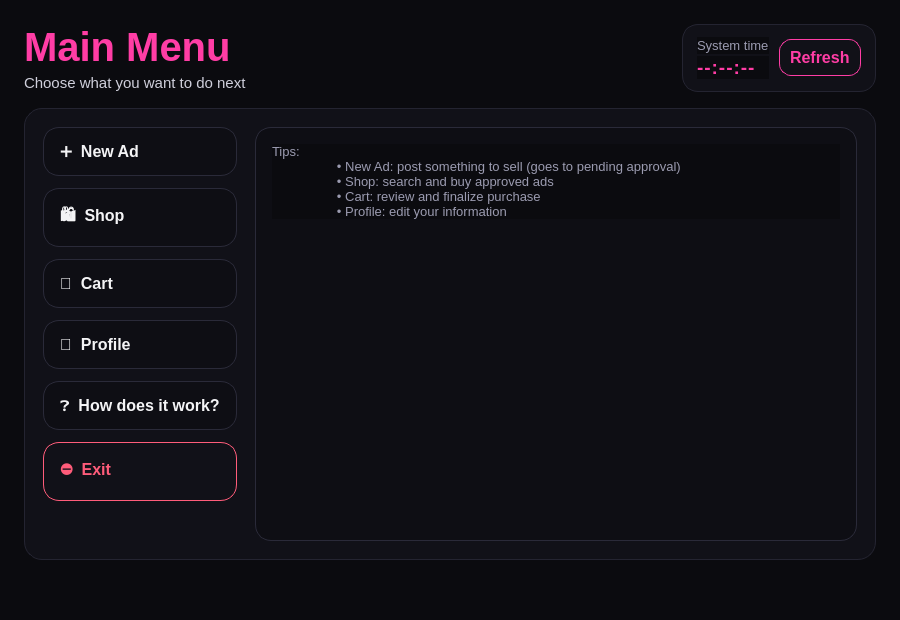
<?xml version="1.0" encoding="UTF-8"?>
<ui version="4.0">
 <class>client_main_window</class>
 <widget class="QMainWindow" name="client_main_window">
  <property name="geometry">
   <rect>
    <x>0</x>
    <y>0</y>
    <width>900</width>
    <height>620</height>
   </rect>
  </property>
  <property name="windowTitle">
   <string>PinkMart</string>
  </property>
  <property name="minimumSize">
   <size>
    <width>760</width>
    <height>520</height>
   </size>
  </property>
  <property name="styleSheet">
   <string notr="true">
    /* ===== Global theme: Pink + Black ===== */
    QMainWindow, QWidget {
    background: #0B0B0F;
    color: #F4F4F6;
    font-family: "Segoe UI";
    font-size: 12pt;
    }

    QLabel#lblTitle {
    color: #FF3DA5;
    font-size: 30pt;
    font-weight: 900;
    }

    QLabel#lblSubtitle {
    color: #CFCFDB;
    font-size: 11pt;
    }

    QFrame#card {
    background: #111118;
    border: 1px solid #242431;
    border-radius: 18px;
    }

    QLabel#lblTimeCaption {
    color: #9B9BB0;
    font-size: 10pt;
    }

    QLabel#lblTime {
    color: #FF3DA5;
    font-weight: 900;
    font-size: 14pt;
    letter-spacing: 1px;
    }

    QPushButton#btnRefreshTime {
    background: transparent;
    color: #FF3DA5;
    border: 1px solid #FF3DA5;
    border-radius: 12px;
    padding: 8px 10px;
    font-weight: 700;
    }
    QPushButton#btnRefreshTime:hover { background: rgba(255, 61, 165, 0.12); }
    QPushButton#btnRefreshTime:pressed { background: rgba(255, 61, 165, 0.22); }

    /* Menu buttons */
    QPushButton {
    background: #0E0E14;
    color: #F4F4F6;
    border: 1px solid #2A2A39;
    border-radius: 16px;
    padding: 14px 16px;
    font-weight: 800;
    text-align: left;
    }

    QPushButton:hover {
    border: 2px solid #FF3DA5;
    }

    QPushButton:pressed {
    background: rgba(255, 61, 165, 0.12);
    }

    /* Exit button more aggressive */
    QPushButton#btnExit {
    background: transparent;
    color: #FF5C7A;
    border: 1px solid #FF5C7A;
    font-weight: 900;
    }
    QPushButton#btnExit:hover { background: rgba(255, 92, 122, 0.12); }
    QPushButton#btnExit:pressed { background: rgba(255, 92, 122, 0.20); }

    QLabel#lblHint {
    color: #9B9BB0;
    font-size: 10pt;
    }

    /* Placeholder container style */
    QFrame#pageFrame {
    background: #111118;
    border: 1px solid #242431;
    border-radius: 18px;
    }
    QLabel#lblPlaceholderTitle{
    color:#FF3DA5;
    font-size:22pt;
    font-weight:900;
    }
    QLabel#lblPlaceholderText{
    color:#CFCFDB;
    font-size:11pt;
    }
   </string>
  </property>

  <widget class="QWidget" name="centralwidget">
   <layout class="QVBoxLayout" name="centralLayout">
    <property name="leftMargin">
     <number>0</number>
    </property>
    <property name="topMargin">
     <number>0</number>
    </property>
    <property name="rightMargin">
     <number>0</number>
    </property>
    <property name="bottomMargin">
     <number>0</number>
    </property>
    <property name="spacing">
     <number>0</number>
    </property>

    <item>
     <widget class="QStackedWidget" name="stackedMain">
      <property name="currentIndex">
       <number>0</number>
      </property>

      <!-- ==================== PAGE 0: MENU ==================== -->
      <widget class="QWidget" name="pageMenu">
       <layout class="QVBoxLayout" name="rootLayout">
        <property name="leftMargin">
         <number>24</number>
        </property>
        <property name="topMargin">
         <number>24</number>
        </property>
        <property name="rightMargin">
         <number>24</number>
        </property>
        <property name="bottomMargin">
         <number>24</number>
        </property>
        <property name="spacing">
         <number>16</number>
        </property>

        <!-- Header -->
        <item>
         <layout class="QHBoxLayout" name="headerRow">
          <property name="spacing">
           <number>12</number>
          </property>

          <item>
           <layout class="QVBoxLayout" name="titleCol">
            <property name="spacing">
             <number>4</number>
            </property>
            <item>
             <widget class="QLabel" name="lblTitle">
              <property name="text">
               <string>Main Menu</string>
              </property>
             </widget>
            </item>
            <item>
             <widget class="QLabel" name="lblSubtitle">
              <property name="text">
               <string>Choose what you want to do next</string>
              </property>
             </widget>
            </item>
           </layout>
          </item>

          <item>
           <spacer name="spacerHeader">
            <property name="orientation">
             <enum>Qt::Horizontal</enum>
            </property>
            <property name="sizeHint" stdset="0">
             <size>
              <width>40</width>
              <height>20</height>
             </size>
            </property>
           </spacer>
          </item>

          <!-- Time block -->
          <item>
           <widget class="QFrame" name="timeBox">
            <property name="sizePolicy">
             <sizepolicy hsizetype="Minimum" vsizetype="Minimum">
              <horstretch>0</horstretch>
              <verstretch>0</verstretch>
             </sizepolicy>
            </property>
            <property name="styleSheet">
             <string notr="true">
              QFrame#timeBox {
              background: #111118;
              border: 1px solid #242431;
              border-radius: 16px;
              }
             </string>
            </property>
            <layout class="QHBoxLayout" name="timeRow">
             <property name="leftMargin">
              <number>14</number>
             </property>
             <property name="topMargin">
              <number>12</number>
             </property>
             <property name="rightMargin">
              <number>14</number>
             </property>
             <property name="bottomMargin">
              <number>12</number>
             </property>
             <property name="spacing">
              <number>10</number>
             </property>

             <item>
              <layout class="QVBoxLayout" name="timeCol">
               <property name="spacing">
                <number>2</number>
               </property>
               <item>
                <widget class="QLabel" name="lblTimeCaption">
                 <property name="text">
                  <string>System time</string>
                 </property>
                </widget>
               </item>
               <item>
                <widget class="QLabel" name="lblTime">
                 <property name="text">
                  <string>--:--:--</string>
                 </property>
                </widget>
               </item>
              </layout>
             </item>

             <item>
              <widget class="QPushButton" name="btnRefreshTime">
               <property name="text">
                <string>Refresh</string>
               </property>
               <property name="cursor">
                <cursorShape>PointingHandCursor</cursorShape>
               </property>
              </widget>
             </item>
            </layout>
           </widget>
          </item>

         </layout>
        </item>

        <!-- Main content card -->
        <item>
         <widget class="QFrame" name="card">
          <layout class="QHBoxLayout" name="cardRow">
           <property name="leftMargin">
            <number>18</number>
           </property>
           <property name="topMargin">
            <number>18</number>
           </property>
           <property name="rightMargin">
            <number>18</number>
           </property>
           <property name="bottomMargin">
            <number>18</number>
           </property>
           <property name="spacing">
            <number>18</number>
           </property>

           <!-- Left: menu buttons -->
           <item>
            <layout class="QVBoxLayout" name="menuCol">
             <property name="spacing">
              <number>12</number>
             </property>

             <item>
              <widget class="QPushButton" name="btnNewAd">
               <property name="text">
                <string>➕  New Ad</string>
               </property>
               <property name="cursor">
                <cursorShape>PointingHandCursor</cursorShape>
               </property>
               <property name="minimumHeight">
                <number>54</number>
               </property>
              </widget>
             </item>

             <item>
              <widget class="QPushButton" name="btnShop">
               <property name="text">
                <string>🛍️  Shop</string>
               </property>
               <property name="cursor">
                <cursorShape>PointingHandCursor</cursorShape>
               </property>
               <property name="minimumHeight">
                <number>54</number>
               </property>
              </widget>
             </item>

             <item>
              <widget class="QPushButton" name="btnCart">
               <property name="text">
                <string>🧾  Cart</string>
               </property>
               <property name="cursor">
                <cursorShape>PointingHandCursor</cursorShape>
               </property>
               <property name="minimumHeight">
                <number>54</number>
               </property>
              </widget>
             </item>

             <item>
              <widget class="QPushButton" name="btnProfile">
               <property name="text">
                <string>👤  Profile</string>
               </property>
               <property name="cursor">
                <cursorShape>PointingHandCursor</cursorShape>
               </property>
               <property name="minimumHeight">
                <number>54</number>
               </property>
              </widget>
             </item>

             <item>
              <widget class="QPushButton" name="btnHowItWorks">
               <property name="text">
                <string>❓  How does it work?</string>
               </property>
               <property name="cursor">
                <cursorShape>PointingHandCursor</cursorShape>
               </property>
               <property name="minimumHeight">
                <number>54</number>
               </property>
              </widget>
             </item>

             <item>
              <widget class="QPushButton" name="btnExit">
               <property name="text">
                <string>⛔  Exit</string>
               </property>
               <property name="cursor">
                <cursorShape>PointingHandCursor</cursorShape>
               </property>
               <property name="minimumHeight">
                <number>54</number>
               </property>
              </widget>
             </item>

             <item>
              <spacer name="spacerMenuBottom">
               <property name="orientation">
                <enum>Qt::Vertical</enum>
               </property>
               <property name="sizeHint" stdset="0">
                <size>
                 <width>20</width>
                 <height>40</height>
                </size>
               </property>
              </spacer>
             </item>
            </layout>
           </item>

           <!-- Right panel -->
           <item>
            <widget class="QFrame" name="rightPanel">
             <property name="sizePolicy">
              <sizepolicy hsizetype="Expanding" vsizetype="Expanding">
               <horstretch>2</horstretch>
               <verstretch>0</verstretch>
              </sizepolicy>
             </property>
             <property name="styleSheet">
              <string notr="true">
               QFrame#rightPanel {
               background: #0E0E14;
               border: 1px solid #2A2A39;
               border-radius: 16px;
               }
              </string>
             </property>
             <layout class="QVBoxLayout" name="rightPanelLayout">
              <property name="leftMargin">
               <number>16</number>
              </property>
              <property name="topMargin">
               <number>16</number>
              </property>
              <property name="rightMargin">
               <number>16</number>
              </property>
              <property name="bottomMargin">
               <number>16</number>
              </property>
              <property name="spacing">
               <number>10</number>
              </property>

              <item>
               <widget class="QLabel" name="lblHint">
                <property name="text">
                 <string>Tips:
                  • New Ad: post something to sell (goes to pending approval)
                  • Shop: search and buy approved ads
                  • Cart: review and finalize purchase
                  • Profile: edit your information</string>
                </property>
                <property name="wordWrap">
                 <bool>true</bool>
                </property>
               </widget>
              </item>

              <item>
               <spacer name="spacerRightPanel">
                <property name="orientation">
                 <enum>Qt::Vertical</enum>
                </property>
                <property name="sizeHint" stdset="0">
                 <size>
                  <width>20</width>
                  <height>40</height>
                 </size>
                </property>
               </spacer>
              </item>
             </layout>
            </widget>
           </item>

          </layout>
         </widget>
        </item>

        <item>
         <spacer name="spacerBottom">
          <property name="orientation">
           <enum>Qt::Vertical</enum>
          </property>
          <property name="sizeHint" stdset="0">
           <size>
            <width>20</width>
            <height>10</height>
           </size>
          </property>
         </spacer>
        </item>

       </layout>
      </widget>

      <!-- ==================== PAGE 1: SHOP CONTAINER ==================== -->
      <widget class="QWidget" name="pageShop">
       <layout class="QVBoxLayout" name="pageShopLayout">
        <property name="leftMargin">
         <number>24</number>
        </property>
        <property name="topMargin">
         <number>24</number>
        </property>
        <property name="rightMargin">
         <number>24</number>
        </property>
        <property name="bottomMargin">
         <number>24</number>
        </property>
        <property name="spacing">
         <number>12</number>
        </property>
        <item>
         <widget class="QFrame" name="pageFrame">
          <layout class="QVBoxLayout" name="pageShopInner">
           <property name="leftMargin">
            <number>16</number>
           </property>
           <property name="topMargin">
            <number>16</number>
           </property>
           <property name="rightMargin">
            <number>16</number>
           </property>
           <property name="bottomMargin">
            <number>16</number>
           </property>
           <property name="spacing">
            <number>8</number>
           </property>
           <item>
            <widget class="QLabel" name="lblPlaceholderTitle">
             <property name="text">
              <string>Shop Page</string>
             </property>
            </widget>
           </item>
           <item>
            <widget class="QLabel" name="lblPlaceholderText">
             <property name="text">
              <string>This is a container. In code, add your shop_page widget into pageShopLayout.</string>
             </property>
             <property name="wordWrap">
              <bool>true</bool>
             </property>
            </widget>
           </item>
          </layout>
         </widget>
        </item>
       </layout>
      </widget>

      <!-- ==================== PAGE 2: CART CONTAINER ==================== -->
      <widget class="QWidget" name="pageCart">
       <layout class="QVBoxLayout" name="pageCartLayout">
        <property name="leftMargin">
         <number>24</number>
        </property>
        <property name="topMargin">
         <number>24</number>
        </property>
        <property name="rightMargin">
         <number>24</number>
        </property>
        <property name="bottomMargin">
         <number>24</number>
        </property>
        <property name="spacing">
         <number>12</number>
        </property>
        <item>
         <widget class="QFrame" name="pageFrame_2">
          <property name="styleSheet">
           <string notr="true">
            QFrame#pageFrame_2{
            background: #111118;
            border: 1px solid #242431;
            border-radius: 18px;
            }
           </string>
          </property>
          <layout class="QVBoxLayout" name="pageCartInner">
           <property name="leftMargin">
            <number>16</number>
           </property>
           <property name="topMargin">
            <number>16</number>
           </property>
           <property name="rightMargin">
            <number>16</number>
           </property>
           <property name="bottomMargin">
            <number>16</number>
           </property>
           <property name="spacing">
            <number>8</number>
           </property>
           <item>
            <widget class="QLabel" name="lblPlaceholderTitle_2">
             <property name="text">
              <string>Cart Page</string>
             </property>
             <property name="styleSheet">
              <string notr="true">QLabel{color:#FF3DA5;font-size:22pt;font-weight:900;}</string>
             </property>
            </widget>
           </item>
           <item>
            <widget class="QLabel" name="lblPlaceholderText_2">
             <property name="text">
              <string>This is a container. In code, add your cart_page widget into pageCartLayout.</string>
             </property>
             <property name="wordWrap">
              <bool>true</bool>
             </property>
             <property name="styleSheet">
              <string notr="true">QLabel{color:#CFCFDB;font-size:11pt;}</string>
             </property>
            </widget>
           </item>
          </layout>
         </widget>
        </item>
       </layout>
      </widget>

      <!-- ==================== PAGE 3: PROFILE CONTAINER ==================== -->
      <widget class="QWidget" name="pageProfile">
       <layout class="QVBoxLayout" name="pageProfileLayout">
        <property name="leftMargin">
         <number>24</number>
        </property>
        <property name="topMargin">
         <number>24</number>
        </property>
        <property name="rightMargin">
         <number>24</number>
        </property>
        <property name="bottomMargin">
         <number>24</number>
        </property>
        <property name="spacing">
         <number>12</number>
        </property>
        <item>
         <widget class="QFrame" name="pageFrame_3">
          <property name="styleSheet">
           <string notr="true">
            QFrame#pageFrame_3{
            background: #111118;
            border: 1px solid #242431;
            border-radius: 18px;
            }
           </string>
          </property>
          <layout class="QVBoxLayout" name="pageProfileInner">
           <property name="leftMargin">
            <number>16</number>
           </property>
           <property name="topMargin">
            <number>16</number>
           </property>
           <property name="rightMargin">
            <number>16</number>
           </property>
           <property name="bottomMargin">
            <number>16</number>
           </property>
           <property name="spacing">
            <number>8</number>
           </property>
           <item>
            <widget class="QLabel" name="lblPlaceholderTitle_3">
             <property name="text">
              <string>Profile Page</string>
             </property>
             <property name="styleSheet">
              <string notr="true">QLabel{color:#FF3DA5;font-size:22pt;font-weight:900;}</string>
             </property>
            </widget>
           </item>
           <item>
            <widget class="QLabel" name="lblPlaceholderText_3">
             <property name="text">
              <string>This is a container. In code, add your profile_page widget into pageProfileLayout.</string>
             </property>
             <property name="wordWrap">
              <bool>true</bool>
             </property>
             <property name="styleSheet">
              <string notr="true">QLabel{color:#CFCFDB;font-size:11pt;}</string>
             </property>
            </widget>
           </item>
          </layout>
         </widget>
        </item>
       </layout>
      </widget>

      <!-- ==================== PAGE 4: NEW AD CONTAINER ==================== -->
      <widget class="QWidget" name="pageNewAd">
       <layout class="QVBoxLayout" name="pageNewAdLayout">
        <property name="leftMargin">
         <number>24</number>
        </property>
        <property name="topMargin">
         <number>24</number>
        </property>
        <property name="rightMargin">
         <number>24</number>
        </property>
        <property name="bottomMargin">
         <number>24</number>
        </property>
        <property name="spacing">
         <number>12</number>
        </property>
        <item>
         <widget class="QFrame" name="pageFrame_4">
          <property name="styleSheet">
           <string notr="true">
            QFrame#pageFrame_4{
            background: #111118;
            border: 1px solid #242431;
            border-radius: 18px;
            }
           </string>
          </property>
          <layout class="QVBoxLayout" name="pageNewAdInner">
           <property name="leftMargin">
            <number>16</number>
           </property>
           <property name="topMargin">
            <number>16</number>
           </property>
           <property name="rightMargin">
            <number>16</number>
           </property>
           <property name="bottomMargin">
            <number>16</number>
           </property>
           <property name="spacing">
            <number>8</number>
           </property>
           <item>
            <widget class="QLabel" name="lblPlaceholderTitle_4">
             <property name="text">
              <string>New Ad Page</string>
             </property>
             <property name="styleSheet">
              <string notr="true">QLabel{color:#FF3DA5;font-size:22pt;font-weight:900;}</string>
             </property>
            </widget>
           </item>
           <item>
            <widget class="QLabel" name="lblPlaceholderText_4">
             <property name="text">
              <string>This is a container. In code, add your new_ad_page widget into pageNewAdLayout.</string>
             </property>
             <property name="wordWrap">
              <bool>true</bool>
             </property>
             <property name="styleSheet">
              <string notr="true">QLabel{color:#CFCFDB;font-size:11pt;}</string>
             </property>
            </widget>
           </item>
          </layout>
         </widget>
        </item>
       </layout>
      </widget>

      <!-- ==================== PAGE 5: HOW IT WORKS CONTAINER ==================== -->
      <widget class="QWidget" name="pageHowItWorks">
       <layout class="QVBoxLayout" name="pageHowLayout">
        <property name="leftMargin">
         <number>24</number>
        </property>
        <property name="topMargin">
         <number>24</number>
        </property>
        <property name="rightMargin">
         <number>24</number>
        </property>
        <property name="bottomMargin">
         <number>24</number>
        </property>
        <property name="spacing">
         <number>12</number>
        </property>
        <item>
         <widget class="QFrame" name="pageFrame_5">
          <property name="styleSheet">
           <string notr="true">
            QFrame#pageFrame_5{
            background: #111118;
            border: 1px solid #242431;
            border-radius: 18px;
            }
           </string>
          </property>
          <layout class="QVBoxLayout" name="pageHowInner">
           <property name="leftMargin">
            <number>16</number>
           </property>
           <property name="topMargin">
            <number>16</number>
           </property>
           <property name="rightMargin">
            <number>16</number>
           </property>
           <property name="bottomMargin">
            <number>16</number>
           </property>
           <property name="spacing">
            <number>8</number>
           </property>
           <item>
            <widget class="QLabel" name="lblPlaceholderTitle_5">
             <property name="text">
              <string>How It Works</string>
             </property>
             <property name="styleSheet">
              <string notr="true">QLabel{color:#FF3DA5;font-size:22pt;font-weight:900;}</string>
             </property>
            </widget>
           </item>
           <item>
            <widget class="QLabel" name="lblPlaceholderText_5">
             <property name="text">
              <string>This is a container. In code, add your how_it_works_page widget into pageHowLayout.</string>
             </property>
             <property name="wordWrap">
              <bool>true</bool>
             </property>
             <property name="styleSheet">
              <string notr="true">QLabel{color:#CFCFDB;font-size:11pt;}</string>
             </property>
            </widget>
           </item>
          </layout>
         </widget>
        </item>
       </layout>
      </widget>

     </widget>
    </item>
   </layout>
  </widget>

  <widget class="QStatusBar" name="statusbar"/>
 </widget>
 <resources/>
 <connections/>
</ui>
